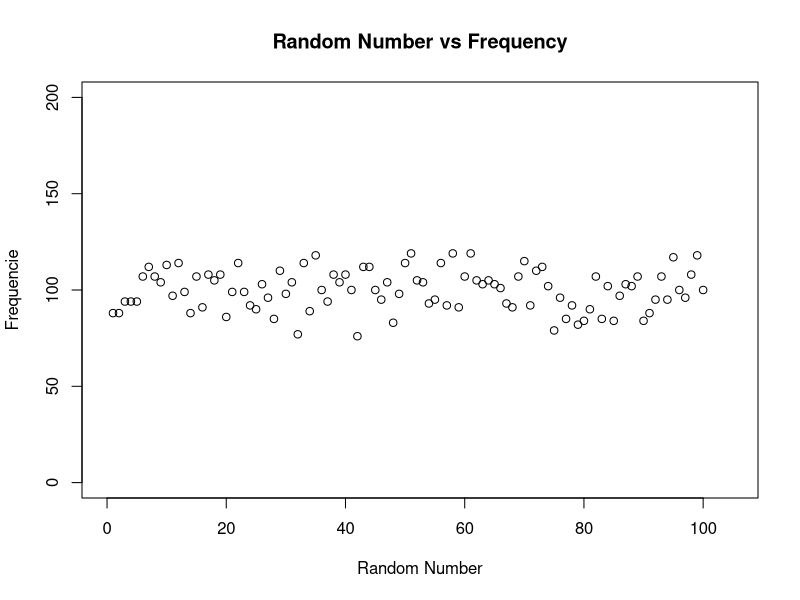

This figure's R source:
# Create a scatter plot from 10000 random numbers between 1 and 100

# Random data
d = sample(1:100, 10000, replace=T)
data = data.frame(id=d, val=d)

# Agregate the results and count the number of occurences
results = aggregate(val ~ id, data, length)

# Plot the result
plot(x = results$id,
     y = results$val,
     xlim = c(0, 105),
     ylim = c(0, 200),
     xlab = "Random Number",
     ylab = "Frequencie",
     main = "Random Number vs Frequency"
)
